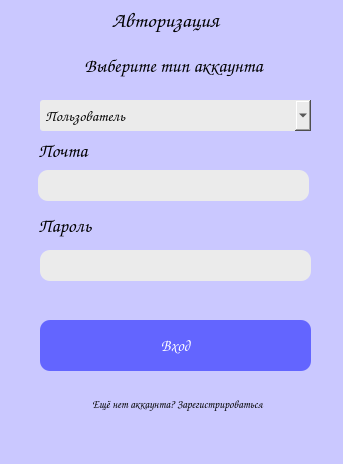
<?xml version="1.0" encoding="UTF-8"?>
<ui version="4.0">
 <class>LogInWindow</class>
 <widget class="QMainWindow" name="LogInWindow">
  <property name="geometry">
   <rect>
    <x>0</x>
    <y>0</y>
    <width>343</width>
    <height>464</height>
   </rect>
  </property>
  <property name="windowTitle">
   <string>MainWindow</string>
  </property>
  <property name="styleSheet">
   <string notr="true">background-color: rgb(202, 200, 255);
</string>
  </property>
  <widget class="QWidget" name="centralwidget">
   <widget class="QLabel" name="label">
    <property name="geometry">
     <rect>
      <x>80</x>
      <y>0</y>
      <width>171</width>
      <height>41</height>
     </rect>
    </property>
    <property name="font">
     <font>
      <family>Comic Sans MS</family>
      <pointsize>16</pointsize>
      <bold>true</bold>
     </font>
    </property>
    <property name="text">
     <string>Авторизация</string>
    </property>
    <property name="alignment">
     <set>Qt::AlignCenter</set>
    </property>
   </widget>
   <widget class="QLabel" name="label_2">
    <property name="geometry">
     <rect>
      <x>38</x>
      <y>50</y>
      <width>271</width>
      <height>31</height>
     </rect>
    </property>
    <property name="font">
     <font>
      <family>Comic Sans MS</family>
      <pointsize>14</pointsize>
      <bold>false</bold>
     </font>
    </property>
    <property name="text">
     <string>Выберите тип аккаунта</string>
    </property>
    <property name="alignment">
     <set>Qt::AlignCenter</set>
    </property>
   </widget>
   <widget class="QLabel" name="label_4">
    <property name="geometry">
     <rect>
      <x>38</x>
      <y>140</y>
      <width>81</width>
      <height>21</height>
     </rect>
    </property>
    <property name="font">
     <font>
      <family>Comic Sans MS</family>
      <pointsize>14</pointsize>
     </font>
    </property>
    <property name="text">
     <string>Почта</string>
    </property>
   </widget>
   <widget class="QLabel" name="label_5">
    <property name="geometry">
     <rect>
      <x>38</x>
      <y>210</y>
      <width>91</width>
      <height>31</height>
     </rect>
    </property>
    <property name="font">
     <font>
      <family>Comic Sans MS</family>
      <pointsize>14</pointsize>
     </font>
    </property>
    <property name="text">
     <string>Пароль</string>
    </property>
   </widget>
   <widget class="QTextEdit" name="inputEmail">
    <property name="geometry">
     <rect>
      <x>38</x>
      <y>170</y>
      <width>271</width>
      <height>31</height>
     </rect>
    </property>
    <property name="font">
     <font>
      <family>Comic Sans MS</family>
      <pointsize>12</pointsize>
     </font>
    </property>
    <property name="styleSheet">
     <string notr="true">background-color: rgb(235, 235, 235);
border-radius:10%</string>
    </property>
   </widget>
   <widget class="QComboBox" name="accountType">
    <property name="geometry">
     <rect>
      <x>40</x>
      <y>100</y>
      <width>271</width>
      <height>31</height>
     </rect>
    </property>
    <property name="font">
     <font>
      <family>Comic Sans MS</family>
      <pointsize>11</pointsize>
     </font>
    </property>
    <property name="styleSheet">
     <string notr="true">background-color: rgb(235, 235, 235);
border-radius:3%;</string>
    </property>
    <item>
     <property name="text">
      <string>Пользователь</string>
     </property>
    </item>
    <item>
     <property name="text">
      <string>Администратор</string>
     </property>
    </item>
   </widget>
   <widget class="QPushButton" name="logIn">
    <property name="geometry">
     <rect>
      <x>40</x>
      <y>320</y>
      <width>271</width>
      <height>51</height>
     </rect>
    </property>
    <property name="font">
     <font>
      <family>Comic Sans MS</family>
      <pointsize>12</pointsize>
     </font>
    </property>
    <property name="cursor">
     <cursorShape>PointingHandCursor</cursorShape>
    </property>
    <property name="styleSheet">
     <string notr="true">background-color: rgb(99, 101, 255);
color: rgb(255, 255, 255);
border-radius:10%
</string>
    </property>
    <property name="text">
     <string>Вход</string>
    </property>
   </widget>
   <widget class="QPushButton" name="btnToRegistrationPage">
    <property name="geometry">
     <rect>
      <x>42</x>
      <y>390</y>
      <width>271</width>
      <height>28</height>
     </rect>
    </property>
    <property name="font">
     <font>
      <family>Comic Sans MS</family>
      <pointsize>8</pointsize>
     </font>
    </property>
    <property name="cursor">
     <cursorShape>PointingHandCursor</cursorShape>
    </property>
    <property name="text">
     <string>Ещё нет аккаунта? Зарегистрироваться</string>
    </property>
    <property name="flat">
     <bool>true</bool>
    </property>
   </widget>
   <widget class="QLineEdit" name="inputPassword">
    <property name="geometry">
     <rect>
      <x>40</x>
      <y>250</y>
      <width>271</width>
      <height>31</height>
     </rect>
    </property>
    <property name="font">
     <font>
      <pointsize>12</pointsize>
     </font>
    </property>
    <property name="styleSheet">
     <string notr="true">background-color: rgb(235, 235, 235);
border-radius:10%</string>
    </property>
   </widget>
  </widget>
  <widget class="QMenuBar" name="menubar">
   <property name="geometry">
    <rect>
     <x>0</x>
     <y>0</y>
     <width>343</width>
     <height>22</height>
    </rect>
   </property>
  </widget>
  <widget class="QStatusBar" name="statusbar"/>
 </widget>
 <resources/>
 <connections/>
</ui>
